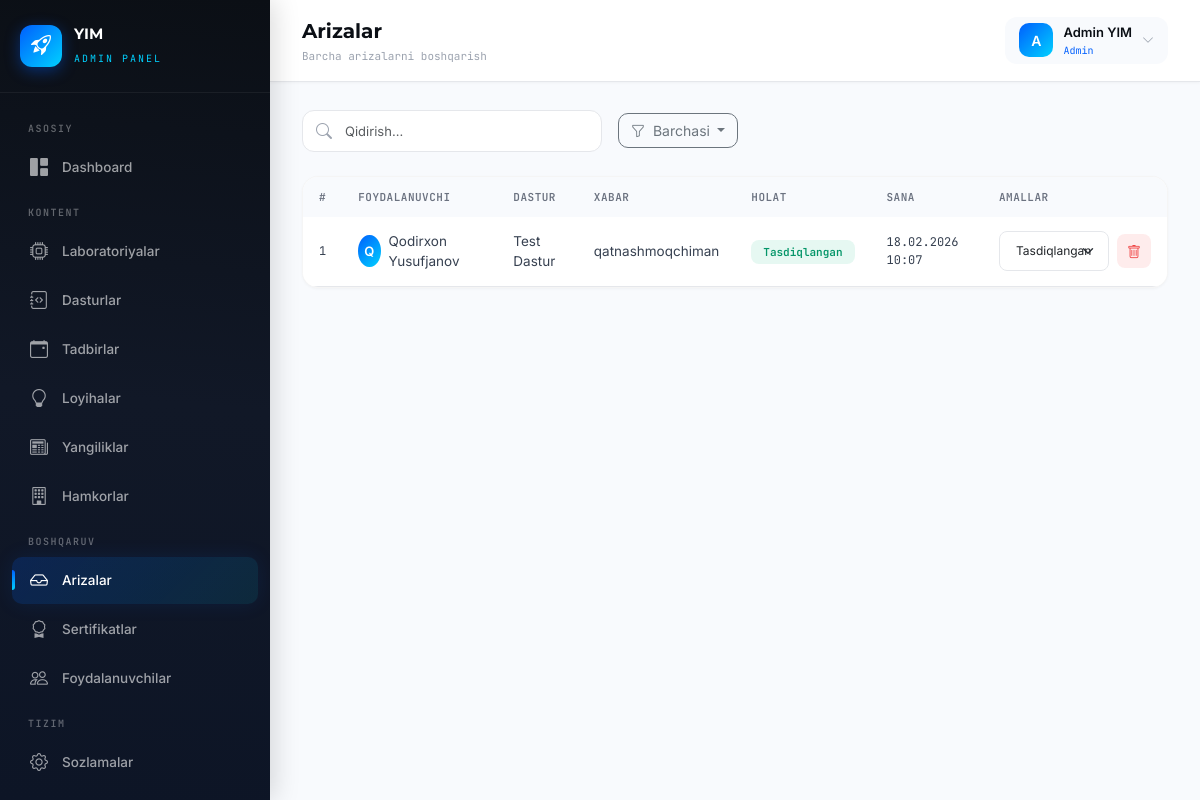
The app's page /admin-panel/applications/ (signed in) with its own data.
### accounts/models.py (models this page shows, shortened)
class User(AbstractUser):
    ROLE_CHOICES = (
        ('admin', 'Admin'),
        ('student', 'Student'),
    )
    role = models.CharField(max_length=10, choices=ROLE_CHOICES, default='student')
    phone = models.CharField(max_length=20, blank=True, null=True)
    avatar = models.ImageField(upload_to='avatars/', blank=True, null=True)
    bio = models.TextField(blank=True, null=True)
    birth_date = models.DateField(blank=True, null=True)
    @property
    def is_admin_user(self):
        return self.role == 'admin' or self.is_superuser

### dashboard/models.py (models this page shows, shortened)
class Application(models.Model):
    STATUS_CHOICES = (
        ('pending', 'Kutilmoqda'),
        ('approved', 'Tasdiqlangan'),
        ('rejected', 'Rad etilgan'),
    )
    user = models.ForeignKey(settings.AUTH_USER_MODEL, on_delete=models.CASCADE, related_name='applications', verbose_name="Foydalanuvchi")
    program = models.ForeignKey(Program, on_delete=models.CASCADE, related_name='applications', verbose_name="Dastur")
    status = models.CharField(max_length=20, choices=STATUS_CHOICES, default='pending', verbose_name="Holat")
    message = models.TextField(blank=True, verbose_name="Xabar")
    created_at = models.DateTimeField(auto_now_add=True)
    updated_at = models.DateTimeField(auto_now=True)
    class Meta:
        ordering = ['-created_at']
        verbose_name = "Ariza"
        verbose_name_plural = "Arizalar"

class Program(models.Model):
    LEVEL_CHOICES = (
        ('beginner', "Boshlang'ich"),
        ('advanced', "Ilg'or"),
    )
    FORMAT_CHOICES = (
        ('offline', 'Offline'),
        ('online', 'Online'),
        ('hybrid', 'Gibrid'),
    )
    name = models.CharField(max_length=200, verbose_name="Nomi")
    laboratory = models.ForeignKey(Laboratory, on_delete=models.SET_NULL, null=True, blank=True, related_name='programs', verbose_name="Laboratoriya")
    image = models.ImageField(upload_to='programs/', blank=True, null=True, verbose_name="Rasm")
    description = models.TextField(blank=True, verbose_name="Tavsif")
    level = models.CharField(max_length=20, choices=LEVEL_CHOICES, default='beginner', verbose_name="Daraja")
    age_min = models.PositiveIntegerField(default=10, verbose_name="Minimal yosh")
    age_max = models.PositiveIntegerField(default=25, verbose_name="Maksimal yosh")
    format = models.CharField(max_length=20, choices=FORMAT_CHOICES, default='offline', verbose_name="Format")
    duration = models.CharField(max_length=100, blank=True, verbose_name="Davomiylik")
    start_date = models.DateField(blank=True, null=True, verbose_name="Boshlanish sanasi")
    end_date = models.DateField(blank=True, null=True, verbose_name="Tugash sanasi")
    is_active = models.BooleanField(default=True, verbose_name="Faol")
    created_at = models.DateTimeField(auto_now_add=True)
    updated_at = models.DateTimeField(auto_now=True)
    class Meta:
        ordering = ['-created_at']
        verbose_name = "Dastur"
        verbose_name_plural = "Dasturlar"
    def __str__(self):
        return self.name

### dashboard/views.py (the view)
# urls.py: path('applications/', views.application_list, name='application_list'),
@admin_required
def application_list(request):
    items = Application.objects.select_related('user', 'program').all()
    status_filter = request.GET.get('status', '')
    if status_filter:
        items = items.filter(status=status_filter)
    return render(request, 'dashboard/applications/list.html', {
        'applications': items,
        'status_filter': status_filter,
    })

### dashboard/context_processors.py (called while the page is built)
def pending_applications(request):
    if request.user.is_authenticated:
        try:
            count = Application.objects.filter(status='pending').count()
            return {'pending_count': count}
        except Exception:
            return {'pending_count': 0}
    return {'pending_count': 0}

### dashboard/views.py (called while the page is built)
def admin_required(view_func):
    @wraps(view_func)
    @login_required
    def wrapper(request, *args, **kwargs):
        if not request.user.is_admin_user:
            messages.error(request, "Sizda ruxsat yo'q!")
            return redirect('login')
        return view_func(request, *args, **kwargs)
    return wrapper

### templates/dashboard/applications/list.html (shortened to what this page needs)
{% extends "dashboard/base.html" %}
{% block page_title %}Arizalar{% endblock %}
{% block page_subtitle %}Barcha arizalarni boshqarish{% endblock %}
{% block content %}
<div class="d-flex justify-content-between align-items-center mb-4 flex-wrap gap-3">
    <div class="d-flex gap-3 align-items-center flex-wrap">
        <div class="search-box">
            <i class="bi bi-search"></i>
            <form method="get">
                <input type="text" class="form-control" name="search" value="{{ search }}" placeholder="Qidirish...">
            </form>
        </div>
        <div class="dropdown">
            <button class="btn btn-outline-secondary dropdown-toggle" type="button" data-bs-toggle="dropdown" style="border-radius: 10px; font-size: 14px;">
                <i class="bi bi-funnel me-1"></i>
                {% if status_filter == 'pending' %}Kutilmoqda
                {% elif status_filter == 'approved' %}Tasdiqlangan
                {% elif status_filter == 'rejected' %}Rad etilgan
                {% else %}Barchasi{% endif %}
            </button>
        </div>
    </div>
</div>
<div class="data-card animate-in">
    <div class="table-responsive">
        <table class="table table-modern mb-0">
            <thead>
                <tr>
                    <th>#</th>
                    <th>Foydalanuvchi</th>
                    <th>Dastur</th>
                    <th>Xabar</th>
                    <th>Holat</th>
                    <th>Sana</th>
                    <th>Amallar</th>
                </tr>
            </thead>
            <tbody>
                {% for application in applications %}
                <tr>
                    <td style="font-family: 'JetBrains Mono'; font-size: 12px;">{{ forloop.counter }}</td>
                    <td>
                        <div class="d-flex align-items-center gap-2">
                            {% if application.user.avatar %}
                            <img src="{{ application.user.avatar.url }}" alt="" style="width: 32px; height: 32px; border-radius: 50%; object-fit: cover;">
                            {% else %}
                            <div style="width: 32px; height: 32px; border-radius: 50%; background: linear-gradient(135deg, var(--primary), var(--neon-cyan)); display: flex; align-items: center; justify-content: center; color: #fff; font-size: 13px; font-weight: 600;">
                                {{ application.user.get_full_name|default:application.user.username|first|upper }}
                            </div>
                            {% endif %}
                            <span>{{ application.user.get_full_name|default:application.user.username }}</span>
                        </div>
                    </td>
                    <td>{{ application.program }}</td>
                    <td>
                        <span title="{{ application.message }}">{{ application.message|truncatewords:8 }}</span>
                    </td>
                    <td>
                        {% if application.status == 'pending' %}
                        <span class="badge-status" style="background: rgba(245,158,11,0.12); color: #F59E0B;">Kutilmoqda</span>
                        {% elif application.status == 'approved' %}
                        <span class="badge-status badge-active">Tasdiqlangan</span>
                        {% elif application.status == 'rejected' %}
                        <span class="badge-status" style="background: rgba(239,68,68,0.12); color: #EF4444;">Rad etilgan</span>
                        {% endif %}
                    </td>
                    <td style="font-family: 'JetBrains Mono'; font-size: 12px;">{{ application.created_at|date:"d.m.Y H:i" }}</td>
                    <td>
                        <div class="d-flex gap-2 align-items-center">
                            <form method="post" action="{% url 'dashboard:application_status' application.pk %}" class="d-inline">
                                <select name="status" class="form-select form-select-sm" onchange="this.form.submit()" style="border-radius: 8px; font-size: 12px; width: auto;">
                                    <option value="approved" {% if application.status == 'approved' %}selected{% endif %}>Tasdiqlangan</option>
                                </select>
                            </form>
                            <button class="btn-action delete" title="O'chirish" data-bs-toggle="modal" data-bs-target="#deleteModal{{ application.pk }}"><i class="bi bi-trash"></i></button>
                        </div>
                    </td>
                </tr>
                {% endfor %}
            </tbody>
        </table>
    </div>
</div>
{% endblock %}

### templates/dashboard/base.html (shortened to what this page needs)
{% load static %}
<!DOCTYPE html>
<html lang="uz" data-bs-theme="light">
<head>
    <link href="https://cdn.jsdelivr.net/npm/bootstrap@5.3.3/dist/css/bootstrap.min.css" rel="stylesheet">
    <link href="https://cdn.jsdelivr.net/npm/bootstrap-icons@1.11.3/font/bootstrap-icons.min.css" rel="stylesheet">
</head>
<body>
    <aside class="sidebar" id="sidebar">
        <div class="sidebar-brand">
            <div class="brand-icon">
                <i class="bi bi-rocket-takeoff"></i>
            </div>
            <div>
                <h5>YIM</h5>
                <small>Admin Panel</small>
            </div>
        </div>
        <nav class="sidebar-nav">
            <div class="nav-section-title">Asosiy</div>
            <a href="{% url 'dashboard:home' %}" class="nav-link {% if request.resolver_match.url_name == 'home' %}active{% endif %}">
                <i class="bi bi-grid-1x2-fill"></i>
                Dashboard
            </a>
            <div class="nav-section-title">Kontent</div>
            <a href="{% url 'dashboard:laboratory_list' %}" class="nav-link {% if 'laborator' in request.resolver_match.url_name %}active{% endif %}">
                <i class="bi bi-cpu"></i>
                Laboratoriyalar
            </a>
            <a href="{% url 'dashboard:program_list' %}" class="nav-link {% if 'program' in request.resolver_match.url_name %}active{% endif %}">
                <i class="bi bi-journal-code"></i>
                Dasturlar
            </a>
            <a href="{% url 'dashboard:event_list' %}" class="nav-link {% if 'event' in request.resolver_match.url_name %}active{% endif %}">
                <i class="bi bi-calendar-event"></i>
                Tadbirlar
            </a>
            <a href="{% url 'dashboard:project_list' %}" class="nav-link {% if 'project' in request.resolver_match.url_name %}active{% endif %}">
                <i class="bi bi-lightbulb"></i>
                Loyihalar
            </a>
            <a href="{% url 'dashboard:news_list' %}" class="nav-link {% if 'news' in request.resolver_match.url_name %}active{% endif %}">
                <i class="bi bi-newspaper"></i>
                Yangiliklar
            </a>
            <a href="{% url 'dashboard:partner_list' %}" class="nav-link {% if 'partner' in request.resolver_match.url_name %}active{% endif %}">
                <i class="bi bi-building"></i>
                Hamkorlar
            </a>
            <div class="nav-section-title">Boshqaruv</div>
            <a href="{% url 'dashboard:application_list' %}" class="nav-link {% if 'application' in request.resolver_match.url_name %}active{% endif %}">
                <i class="bi bi-inbox"></i>
                Arizalar
            </a>
            <a href="{% url 'dashboard:certificate_list' %}" class="nav-link {% if 'certificate' in request.resolver_match.url_name %}active{% endif %}">
                <i class="bi bi-award"></i>
                Sertifikatlar
            </a>
            <a href="{% url 'dashboard:user_list' %}" class="nav-link {% if 'user' in request.resolver_match.url_name %}active{% endif %}">
                <i class="bi bi-people"></i>
                Foydalanuvchilar
            </a>
            <div class="nav-section-title">Tizim</div>
            <a href="{% url 'dashboard:site_settings' %}" class="nav-link {% if request.resolver_match.url_name == 'site_settings' %}active{% endif %}">
                <i class="bi bi-gear"></i>
                Sozlamalar
            </a>
            <a href="{% url 'logout' %}" class="nav-link" style="color: rgba(239, 68, 68, 0.7);">
            </a>
        </nav>
    </aside>
    <div class="main-content">
        <header class="topbar">
            <div class="d-flex align-items-center gap-3">
                <div class="page-title">
                    {% block page_title %}Dashboard{% endblock %}
                    <small>{% block page_subtitle %}Yoshlar innovatsiya markazi{% endblock %}</small>
                </div>
            </div>
            <div class="topbar-right">
                <div class="dropdown">
                    <div class="user-info" data-bs-toggle="dropdown">
                        <div class="user-avatar">
                            {{ request.user.username|first|upper }}
                        </div>
                        <div>
                            <div class="name">{{ request.user.get_full_name|default:request.user.username }}</div>
                            <div class="role-badge">{{ request.user.get_role_display|default:"Admin" }}</div>
                        </div>
                        <i class="bi bi-chevron-down" style="font-size: 12px; color: #9CA3AF;"></i>
                    </div>
                </div>
            </div>
        </header>
        <div class="content-area">
            {% block content %}{% endblock %}
        </div>
    </div>
</body>
</html>

### records on screen
User: user.username|first "A", user.get_full_name "Admin YIM", user.role "Admin"
Application: user.get_full_name|first "Q", user.get_full_name "Qodirxon Yusufjanov", program "Test Dastur", message "qatnashmoqchiman", shows "Tasdiqlangan", created_at "18.02.2026 10:07", status "Tasdiqlangan"
